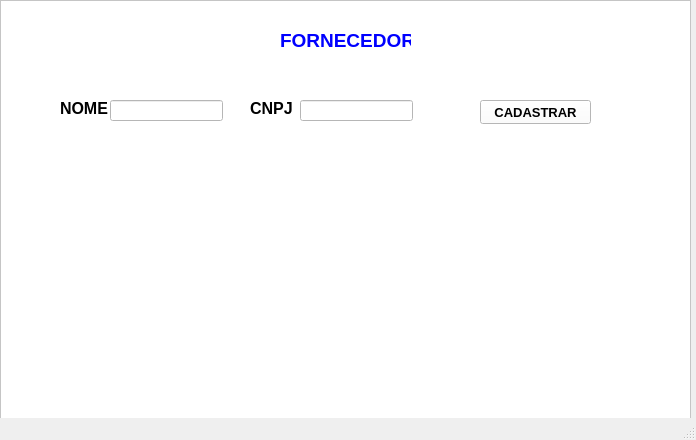
<?xml version="1.0" encoding="UTF-8"?>
<ui version="4.0">
 <class>MainWindow_fornc</class>
 <widget class="QMainWindow" name="MainWindow_fornc">
  <property name="geometry">
   <rect>
    <x>0</x>
    <y>0</y>
    <width>696</width>
    <height>440</height>
   </rect>
  </property>
  <property name="windowTitle">
   <string>MainWindow</string>
  </property>
  <widget class="QWidget" name="centralwidget">
   <widget class="QFrame" name="frame">
    <property name="geometry">
     <rect>
      <x>0</x>
      <y>0</y>
      <width>691</width>
      <height>441</height>
     </rect>
    </property>
    <property name="styleSheet">
     <string notr="true">background-color: rgb(255, 255, 255);</string>
    </property>
    <property name="frameShape">
     <enum>QFrame::StyledPanel</enum>
    </property>
    <property name="frameShadow">
     <enum>QFrame::Raised</enum>
    </property>
    <widget class="QLabel" name="label">
     <property name="geometry">
      <rect>
       <x>280</x>
       <y>30</y>
       <width>131</width>
       <height>20</height>
      </rect>
     </property>
     <property name="font">
      <font>
       <pointsize>14</pointsize>
       <bold>true</bold>
      </font>
     </property>
     <property name="styleSheet">
      <string notr="true">color: rgb(0, 0, 255);</string>
     </property>
     <property name="text">
      <string>FORNECEDOR</string>
     </property>
    </widget>
    <widget class="QLabel" name="label_2">
     <property name="geometry">
      <rect>
       <x>60</x>
       <y>100</y>
       <width>49</width>
       <height>16</height>
      </rect>
     </property>
     <property name="font">
      <font>
       <pointsize>12</pointsize>
       <bold>true</bold>
      </font>
     </property>
     <property name="text">
      <string>NOME:</string>
     </property>
    </widget>
    <widget class="QLabel" name="label_3">
     <property name="geometry">
      <rect>
       <x>250</x>
       <y>100</y>
       <width>49</width>
       <height>16</height>
      </rect>
     </property>
     <property name="font">
      <font>
       <pointsize>12</pointsize>
       <bold>true</bold>
      </font>
     </property>
     <property name="text">
      <string>CNPJ</string>
     </property>
    </widget>
    <widget class="QLineEdit" name="lineEdit">
     <property name="geometry">
      <rect>
       <x>110</x>
       <y>100</y>
       <width>113</width>
       <height>21</height>
      </rect>
     </property>
    </widget>
    <widget class="QLineEdit" name="lineEdit_2">
     <property name="geometry">
      <rect>
       <x>300</x>
       <y>100</y>
       <width>113</width>
       <height>21</height>
      </rect>
     </property>
    </widget>
    <widget class="QPushButton" name="btn_cadastrar">
     <property name="geometry">
      <rect>
       <x>480</x>
       <y>100</y>
       <width>111</width>
       <height>24</height>
      </rect>
     </property>
     <property name="font">
      <font>
       <pointsize>10</pointsize>
       <bold>true</bold>
      </font>
     </property>
     <property name="text">
      <string>CADASTRAR</string>
     </property>
    </widget>
   </widget>
  </widget>
  <widget class="QStatusBar" name="statusbar"/>
 </widget>
 <resources/>
 <connections/>
</ui>
